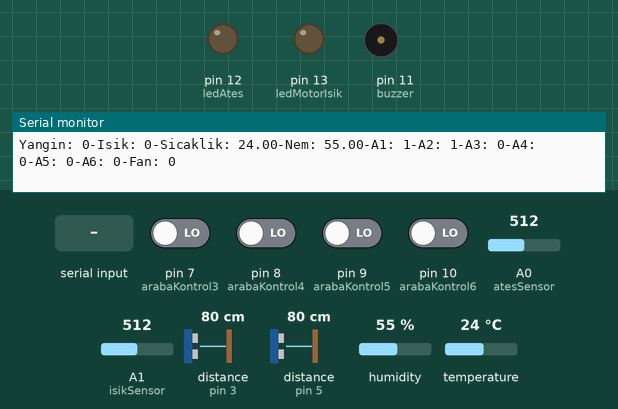
This sketch was run on a simulated Arduino Uno, built with avr-gcc and run on an emulated ATmega328P. On the bench: output pins drawn as LEDs (lit = HIGH), buzzer (waves = sounding), the last lines printed to the serial monitor. Wiring (inferred from the names in the program): 2 × ultrasonic range finder: trigger pin 4, echo pin 3 / trigger pin 6, echo pin 5. Dashed ring = blinking. The test bench sets the inputs (shaded band); at power-on: pin 7 (arabaKontrol3), pin 8 (arabaKontrol4), pin 9 (arabaKontrol5), pin 10 (arabaKontrol6) LOW, temperature 24 °C, A0 (atesSensor) = 512, A1 (isikSensor) = 512, distance to the obstacle (sensors on pin 3, pin 5) 80 cm, humidity 55 %. The echo pulse lasts 58.3 µs per cm; pins used as bus, display or sensor lines are not drawn.

Above: at 1.2 s.
1.3 s: temperature set to 27 °C
10.2 s: temperature set to 30 °C
At 19.7 s:
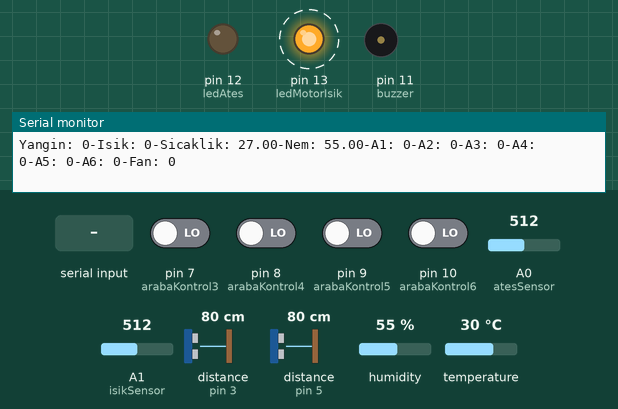
24.2 s: "3" received over Serial
27.7 s: A0 (atesSensor) set to 106
41.3 s: A0 (atesSensor) set to 94
44.8 s: "4" received over Serial
At 46.9 s:
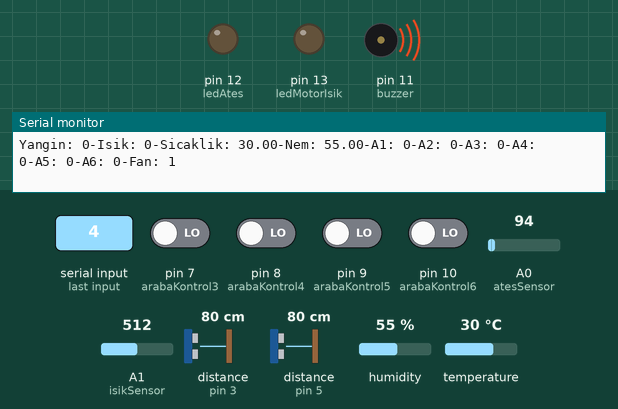
At 47.9 s:
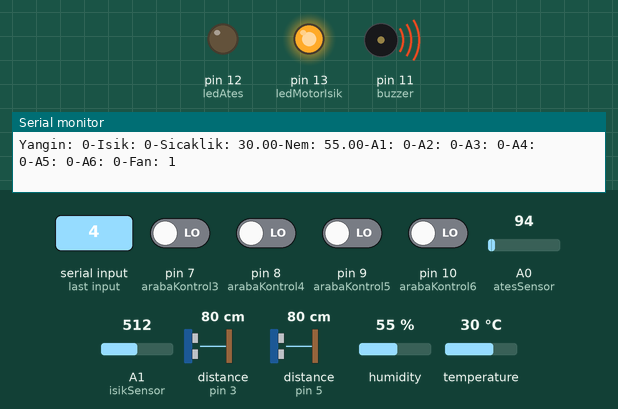
Timing chart, 0 to 62.0 s (numbered marks = the images above; inputs shaded):
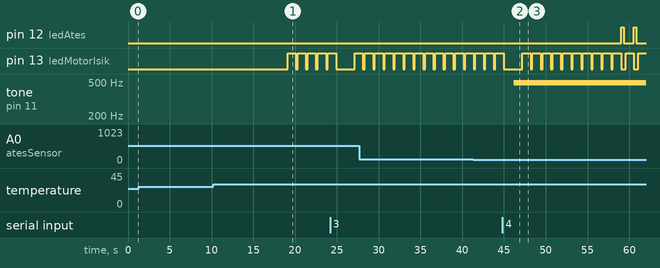

The sketch:

otoparkOtomasyon.ino
```cpp
#include <DHT.h>

#define atesSensor A0
#define isikSensor A1
#define SicaklikSensor 2
#define echoPin 3
#define triggerPin 4
#define echoPin2 5
#define triggerPin2 6
#define arabaKontrol3 7
#define arabaKontrol4 8
#define arabaKontrol5 9
#define arabaKontrol6 10
#define buzzer 11
#define ledAtes 12
#define ledMotorIsik 13

String okunandeger;
int atesValue = 1000;
int isikValue = 1000;
float sicaklikValue = 0;
int fanDurum = 0;
int isikDurum = 0;
int yanginDurum = 0;
int fanDurumGelen = 0;
int isikDurumGelen = 0;
int yanginDurumGelen = 0;
int saniye = 0;
int arabaKontrol1Dolu = 0;
int arabaKontrol2Dolu = 0;
int arabaKontrol3Dolu = 0;
int arabaKontrol4Dolu = 0;
int arabaKontrol5Dolu = 0;
int arabaKontrol6Dolu = 0;
float totalSure;
float mesafe;
float totalSure2;
float mesafe2;
float h = 0;
float t = 0;
float hic = 0;
bool sicaklikOku = true;
bool girisKapi = false;
bool cikisKapi = false;


#define DHTTYPE DHT11
DHT dht(SicaklikSensor, DHTTYPE);

void setup() {
  Serial.begin(9600);
  dht.begin();
  pinMode(atesSensor, INPUT);
  pinMode(SicaklikSensor, INPUT);
  pinMode(isikSensor, INPUT);
  pinMode(ledMotorIsik, OUTPUT);
  pinMode(ledAtes, OUTPUT);
  pinMode(buzzer, OUTPUT);
  pinMode(triggerPin, OUTPUT);
  pinMode(echoPin, INPUT);
  pinMode(triggerPin2, OUTPUT);
  pinMode(echoPin2, INPUT);
  pinMode(arabaKontrol3, INPUT);
  pinMode(arabaKontrol4, INPUT);
  pinMode(arabaKontrol5, INPUT);
  pinMode(arabaKontrol6, INPUT);

  cli();
  TCCR1A = 0;
  TCCR1B = 0;
  TCNT1 = 0;
  OCR1A = 15624;
  TCCR1B |= (1 << WGM12);
  TCCR1B |= (1 << CS12) | (1 << CS10);
  TIMSK1 |= (1 << OCIE1A);
  sei();
}

ISR(TIMER1_COMPA_vect) {
  saniye++;
  Serial.println("Yangin: " + String(yanginDurum) + "-Isik: " + String(isikDurum) + "-Sicaklik: " + String(t) + "-Nem: " + String(h) + "-A1: " + String(arabaKontrol1Dolu) + "-A2: " + String(arabaKontrol2Dolu) + "-A3: " + String(arabaKontrol3Dolu) + "-A4: " + String(arabaKontrol4Dolu) + "-A5: " + String(arabaKontrol5Dolu) + "-A6: " + String(arabaKontrol6Dolu) + "-Fan: " + String(fanDurum));
  if (saniye % 5 == 0) {
    digitalWrite(triggerPin, HIGH);
    delayMicroseconds(1000);
    digitalWrite(triggerPin, LOW);
    totalSure = pulseIn(echoPin, HIGH);
    mesafe = (totalSure / 2.0) / (29.1);
    digitalWrite(triggerPin2, HIGH);
    delayMicroseconds(1000);
    digitalWrite(triggerPin2, LOW);
    totalSure2 = pulseIn(echoPin2, HIGH);
    mesafe2 = (totalSure2 / 2.0) / (29.1);
    if (digitalRead(arabaKontrol3) == 1) {
      arabaKontrol3Dolu = 1;
    } else {
      arabaKontrol3Dolu = 0;
    }
    if (digitalRead(arabaKontrol4) == 1) {
      arabaKontrol4Dolu = 1;
    } else {
      arabaKontrol4Dolu = 0;
    }
    if (digitalRead(arabaKontrol5) == 1) {
      arabaKontrol5Dolu = 1;
    } else {
      arabaKontrol5Dolu = 0;
    }
    if (digitalRead(arabaKontrol6) == 1) {
      arabaKontrol6Dolu = 1;
    } else {
      arabaKontrol6Dolu = 0;
    }
  }
  if (saniye % 10 == 0) {
    sicaklikOku = true;
  }
  if (saniye % 15 == 0) {
    isikValue = analogRead(isikSensor);
  }
  if (saniye % 20 == 0) {
    atesValue = analogRead(atesSensor);
    saniye = 0;
  }
}

void loop() {
  delay(200);
  if (Serial.available() > 0) {
    okunandeger = Serial.readString();
    if (okunandeger.charAt(0) == '0') {
      fanDurumGelen = String(okunandeger.charAt(2)).toInt();
    }
    if (okunandeger.charAt(0) == '1') {
      isikDurumGelen = String(okunandeger.charAt(2)).toInt();
    }
    if (okunandeger.charAt(0) == '2') {
      yanginDurumGelen = String(okunandeger.charAt(2)).toInt();
    }
    if (okunandeger.charAt(0) == '3') {
      girisKapi = true;
    }
    if (okunandeger.charAt(0) == '4') {
      cikisKapi = true;
    }
  }

  if (girisKapi) {
    digitalWrite(buzzer, 300);
    delay(1000);
    girisKapi = false;
    digitalWrite(buzzer, 0);
  }
  if (cikisKapi) {
    analogWrite(buzzer, 100);
    delay(1000);
    cikisKapi = false;
    digitalWrite(buzzer, 0);
  }
  if (sicaklikOku) {
    h = dht.readHumidity();
    t = dht.readTemperature();
    hic = dht.computeHeatIndex(t, h, false);
    sicaklikValue = hic;
    if (!isnan(hic)) {
      sicaklikOku = false;
    }
  }
  if (sicaklikValue > 30 || fanDurumGelen == 1) {
    digitalWrite(ledMotorIsik, HIGH);
    delay(1000);
    digitalWrite(ledMotorIsik, LOW);
    fanDurum = 1;
  } else {
    digitalWrite(ledMotorIsik, LOW);
    fanDurum = 0;
  }
  if (mesafe <= 50) {
    arabaKontrol1Dolu = 1;
  } else {
    arabaKontrol1Dolu = 0;
  }
  if (mesafe2 <= 50) {
    arabaKontrol2Dolu = 1;
  } else {
    arabaKontrol2Dolu = 0;
  }

  if (isikValue < 200 || isikDurumGelen == 1) {
    digitalWrite(ledMotorIsik, HIGH);
    isikDurum = 1;
  } else {
    digitalWrite(ledMotorIsik, LOW);
    isikDurum = 0;
  }
  if (atesValue < 100 || yanginDurumGelen == 1) {
    yanginDurum = 1;
    analogWrite(buzzer, 500);
    digitalWrite(ledAtes, HIGH);
    delay(300);
    analogWrite(buzzer, 0);
    digitalWrite(ledAtes, LOW);
  } else {
    analogWrite(buzzer, 0);
    digitalWrite(ledAtes, LOW);
    yanginDurum = 0;
  }
}
```

Measured:
- the behaviour switches between 28 and 29 °C on temperature (found by bisection; images 0 and 1)
- after the input at 10.2 s, pin 13 (ledMotorIsik): alternates HIGH for 1.0 s and LOW for 0.20 s, starting after 8.9 s
- after the input at 44.8 s, tone on pin 11 (buzzer): silent → 490 Hz after 1.4 s instead of 14.6 s
